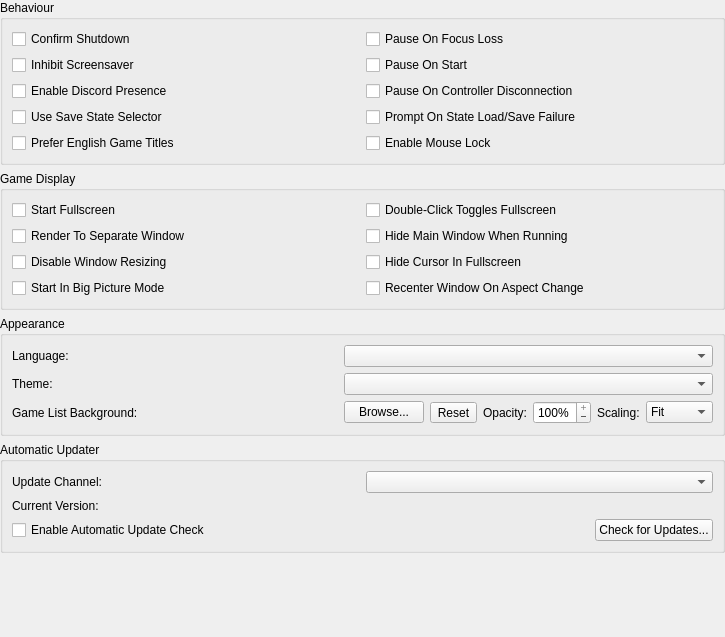
<?xml version="1.0" encoding="UTF-8"?>
<ui version="4.0">
 <class>InterfaceSettingsWidget</class>
 <widget class="QWidget" name="InterfaceSettingsWidget">
  <property name="geometry">
   <rect>
    <x>0</x>
    <y>0</y>
    <width>725</width>
    <height>637</height>
   </rect>
  </property>
  <layout class="QVBoxLayout" name="verticalLayout">
   <property name="leftMargin">
    <number>0</number>
   </property>
   <property name="topMargin">
    <number>0</number>
   </property>
   <property name="rightMargin">
    <number>0</number>
   </property>
   <property name="bottomMargin">
    <number>0</number>
   </property>
   <item>
    <widget class="QGroupBox" name="behaviourGroup">
     <property name="title">
      <string>Behaviour</string>
     </property>
     <layout class="QGridLayout" name="formLayout_4">
      <item row="1" column="0">
       <widget class="QCheckBox" name="inhibitScreensaver">
        <property name="text">
         <string>Inhibit Screensaver</string>
        </property>
       </widget>
      </item>
      <item row="0" column="1">
       <widget class="QCheckBox" name="pauseOnFocusLoss">
        <property name="text">
         <string>Pause On Focus Loss</string>
        </property>
       </widget>
      </item>
      <item row="0" column="0">
       <widget class="QCheckBox" name="confirmShutdown">
        <property name="text">
         <string>Confirm Shutdown</string>
        </property>
       </widget>
      </item>
      <item row="3" column="0">
       <widget class="QCheckBox" name="savestateSelector">
        <property name="text">
         <string>Use Save State Selector</string>
        </property>
       </widget>
      </item>
      <item row="2" column="0">
       <widget class="QCheckBox" name="discordPresence">
        <property name="text">
         <string>Enable Discord Presence</string>
        </property>
       </widget>
      </item>
      <item row="1" column="1">
       <widget class="QCheckBox" name="pauseOnStart">
        <property name="text">
         <string>Pause On Start</string>
        </property>
       </widget>
      </item>
      <item row="2" column="1">
       <widget class="QCheckBox" name="pauseOnControllerDisconnection">
        <property name="text">
         <string>Pause On Controller Disconnection</string>
        </property>
       </widget>
      </item>
      <item row="3" column="1">
       <widget class="QCheckBox" name="promptOnStateLoadSaveFailure">
        <property name="text">
         <string>Prompt On State Load/Save Failure</string>
        </property>
       </widget>
      </item>
      <item row="4" column="0">
       <widget class="QCheckBox" name="preferEnglishGameList">
        <property name="text">
         <string>Prefer English Game Titles</string>
        </property>
       </widget>
      </item>
      <item row="4" column="1">
       <widget class="QCheckBox" name="mouseLock">
        <property name="text">
         <string>Enable Mouse Lock</string>
        </property>
       </widget>
      </item>
     </layout>
    </widget>
   </item>
   <item>
    <widget class="QGroupBox" name="gameDisplayGroup">
     <property name="title">
      <string>Game Display</string>
     </property>
     <layout class="QGridLayout" name="gridLayout_3">
      <item row="0" column="0">
       <widget class="QCheckBox" name="startFullscreen">
        <property name="text">
         <string>Start Fullscreen</string>
        </property>
       </widget>
      </item>
      <item row="0" column="1">
       <widget class="QCheckBox" name="doubleClickTogglesFullscreen">
        <property name="text">
         <string>Double-Click Toggles Fullscreen</string>
        </property>
       </widget>
      </item>
      <item row="1" column="0">
       <widget class="QCheckBox" name="renderToSeparateWindow">
        <property name="text">
         <string>Render To Separate Window</string>
        </property>
       </widget>
      </item>
      <item row="1" column="1">
       <widget class="QCheckBox" name="hideMainWindow">
        <property name="text">
         <string>Hide Main Window When Running</string>
        </property>
       </widget>
      </item>
      <item row="2" column="0">
       <widget class="QCheckBox" name="disableWindowResizing">
        <property name="text">
         <string>Disable Window Resizing</string>
        </property>
       </widget>
      </item>
      <item row="2" column="1">
       <widget class="QCheckBox" name="hideMouseCursor">
        <property name="text">
         <string>Hide Cursor In Fullscreen</string>
        </property>
       </widget>
      </item>
      <item row="3" column="0">
       <widget class="QCheckBox" name="startFullscreenUI">
        <property name="text">
         <string>Start In Big Picture Mode</string>
        </property>
       </widget>
      </item>
      <item row="3" column="1">
       <widget class="QCheckBox" name="recenterGameWindow">
        <property name="text">
         <string>Recenter Window On Aspect Change</string>
        </property>
       </widget>
      </item>
     </layout>
    </widget>
   </item>
   <item>
    <widget class="QGroupBox" name="appearancesGroup">
     <property name="title">
      <string>Appearance</string>
     </property>
     <layout class="QGridLayout" name="gridLayout">
      <item row="1" column="1">
       <widget class="QComboBox" name="theme"/>
      </item>
      <item row="0" column="0">
       <widget class="QLabel" name="languageLabel">
        <property name="text">
         <string>Language:</string>
        </property>
        <property name="buddy">
         <cstring>language</cstring>
        </property>
       </widget>
      </item>
      <item row="0" column="1">
       <widget class="QComboBox" name="language"/>
      </item>
      <item row="1" column="0">
       <widget class="QLabel" name="themeLabel">
        <property name="text">
         <string>Theme:</string>
        </property>
        <property name="buddy">
         <cstring>theme</cstring>
        </property>
       </widget>
      </item>
      <item row="2" column="0">
       <widget class="QLabel" name="backgroundLabel">
        <property name="text">
         <string>Game List Background:</string>
        </property>
        <property name="buddy">
         <cstring>backgroundBrowse</cstring>
        </property>
       </widget>
      </item>
      <item row="2" column="1">
       <layout class="QHBoxLayout" name="backgroundPathLayout">
        <item>
         <widget class="QPushButton" name="backgroundBrowse">
          <property name="sizePolicy">
           <sizepolicy hsizetype="Fixed" vsizetype="Fixed">
            <horstretch>0</horstretch>
            <verstretch>0</verstretch>
           </sizepolicy>
          </property>
          <property name="text">
           <string>Browse...</string>
          </property>
         </widget>
        </item>
        <item>
         <widget class="QToolButton" name="backgroundReset">
          <property name="text">
           <string>Reset</string>
          </property>
          <property name="icon">
           <iconset theme="trash-fill"/>
          </property>
         </widget>
        </item>
        <item>
         <widget class="QLabel" name="backgroundOpacityLabel">
          <property name="sizePolicy">
           <sizepolicy hsizetype="Fixed" vsizetype="Preferred">
            <horstretch>0</horstretch>
            <verstretch>0</verstretch>
           </sizepolicy>
          </property>
          <property name="text">
           <string>Opacity:</string>
          </property>
          <property name="buddy">
           <cstring>backgroundOpacity</cstring>
          </property>
         </widget>
        </item>
        <item>
         <widget class="QSpinBox" name="backgroundOpacity">
          <property name="buttonSymbols">
           <enum>QAbstractSpinBox::ButtonSymbols::PlusMinus</enum>
          </property>
          <property name="showGroupSeparator" stdset="0">
           <bool>false</bool>
          </property>
          <property name="suffix">
           <string notr="true">%</string>
          </property>
          <property name="minimum">
           <number>0</number>
          </property>
          <property name="maximum">
           <number>100</number>
          </property>
          <property name="singleStep">
           <number>5</number>
          </property>
          <property name="value">
           <number>100</number>
          </property>
         </widget>
        </item>
        <item>
         <widget class="QLabel" name="backgroundScaleLabel">
          <property name="sizePolicy">
           <sizepolicy hsizetype="Fixed" vsizetype="Preferred">
            <horstretch>0</horstretch>
            <verstretch>0</verstretch>
           </sizepolicy>
          </property>
          <property name="text">
           <string>Scaling:</string>
          </property>
          <property name="buddy">
           <cstring>backgroundScale</cstring>
          </property>
         </widget>
        </item>
        <item>
         <widget class="QComboBox" name="backgroundScale">
          <property name="sizePolicy">
           <sizepolicy hsizetype="Minimum" vsizetype="Fixed">
            <horstretch>0</horstretch>
            <verstretch>0</verstretch>
           </sizepolicy>
          </property>
          <item>
           <property name="text">
            <string>Fit</string>
           </property>
          </item>
          <item>
           <property name="text">
            <string>Fill</string>
           </property>
          </item>
          <item>
           <property name="text">
            <string>Stretch</string>
           </property>
          </item>
          <item>
           <property name="text">
            <string>Center</string>
           </property>
          </item>
          <item>
           <property name="text">
            <string>Tile</string>
           </property>
          </item>
         </widget>
        </item>
       </layout>
      </item>
     </layout>
    </widget>
   </item>
   <item>
    <widget class="QGroupBox" name="automaticUpdaterGroup">
     <property name="title">
      <string>Automatic Updater</string>
     </property>
     <layout class="QGridLayout" name="gridLayout_2">
      <item row="0" column="0">
       <widget class="QLabel" name="updaterChannelLabel">
        <property name="text">
         <string>Update Channel:</string>
        </property>
        <property name="buddy">
         <cstring>autoUpdateTag</cstring>
        </property>
       </widget>
      </item>
      <item row="1" column="1">
       <widget class="QLabel" name="autoUpdateCurrentVersion">
        <property name="text">
         <string/>
        </property>
       </widget>
      </item>
      <item row="0" column="1">
       <widget class="QComboBox" name="autoUpdateTag"/>
      </item>
      <item row="1" column="0">
       <widget class="QLabel" name="currentVersionLabel">
        <property name="text">
         <string>Current Version:</string>
        </property>
       </widget>
      </item>
      <item row="2" column="0" colspan="2">
       <layout class="QHBoxLayout" name="automaticUpdaterCheckGroup" stretch="1,0">
        <item>
         <widget class="QCheckBox" name="autoUpdateEnabled">
          <property name="text">
           <string>Enable Automatic Update Check</string>
          </property>
         </widget>
        </item>
        <item>
         <widget class="QPushButton" name="checkForUpdates">
          <property name="text">
           <string>Check for Updates...</string>
          </property>
         </widget>
        </item>
       </layout>
      </item>
     </layout>
    </widget>
   </item>
   <item>
    <spacer name="verticalSpacer">
     <property name="orientation">
      <enum>Qt::Orientation::Vertical</enum>
     </property>
     <property name="sizeHint" stdset="0">
      <size>
       <width>20</width>
       <height>0</height>
      </size>
     </property>
    </spacer>
   </item>
  </layout>
 </widget>
 <tabstops>
  <tabstop>confirmShutdown</tabstop>
  <tabstop>pauseOnFocusLoss</tabstop>
  <tabstop>inhibitScreensaver</tabstop>
  <tabstop>pauseOnStart</tabstop>
  <tabstop>discordPresence</tabstop>
  <tabstop>pauseOnControllerDisconnection</tabstop>
  <tabstop>savestateSelector</tabstop>
  <tabstop>promptOnStateLoadSaveFailure</tabstop>
  <tabstop>preferEnglishGameList</tabstop>
  <tabstop>mouseLock</tabstop>
  <tabstop>startFullscreen</tabstop>
  <tabstop>doubleClickTogglesFullscreen</tabstop>
  <tabstop>renderToSeparateWindow</tabstop>
  <tabstop>hideMainWindow</tabstop>
  <tabstop>disableWindowResizing</tabstop>
  <tabstop>hideMouseCursor</tabstop>
  <tabstop>startFullscreenUI</tabstop>
  <tabstop>recenterGameWindow</tabstop>
  <tabstop>language</tabstop>
  <tabstop>theme</tabstop>
  <tabstop>backgroundBrowse</tabstop>
  <tabstop>backgroundReset</tabstop>
  <tabstop>backgroundOpacity</tabstop>
  <tabstop>backgroundScale</tabstop>
  <tabstop>autoUpdateTag</tabstop>
  <tabstop>autoUpdateEnabled</tabstop>
  <tabstop>checkForUpdates</tabstop>
 </tabstops>
 <resources>
  <include location="../resources/resources.qrc"/>
 </resources>
 <connections/>
</ui>
